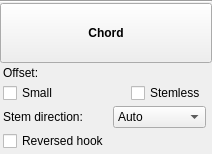
<?xml version="1.0" encoding="UTF-8"?>
<ui version="4.0">
 <class>InspectorChord</class>
 <widget class="QWidget" name="InspectorChord">
  <property name="geometry">
   <rect>
    <x>0</x>
    <y>0</y>
    <width>212</width>
    <height>154</height>
   </rect>
  </property>
  <property name="accessibleName">
   <string>Chord Inspector</string>
  </property>
  <layout class="QVBoxLayout" name="verticalLayout">
   <property name="spacing">
    <number>0</number>
   </property>
   <property name="leftMargin">
    <number>0</number>
   </property>
   <property name="topMargin">
    <number>0</number>
   </property>
   <property name="rightMargin">
    <number>0</number>
   </property>
   <property name="bottomMargin">
    <number>0</number>
   </property>
   <item>
    <widget class="QFrame" name="frame">
     <property name="frameShape">
      <enum>QFrame::HLine</enum>
     </property>
     <property name="frameShadow">
      <enum>QFrame::Sunken</enum>
     </property>
    </widget>
   </item>
   <item>
    <widget class="QToolButton" name="title">
     <property name="sizePolicy">
      <sizepolicy hsizetype="Preferred" vsizetype="Preferred">
       <horstretch>0</horstretch>
       <verstretch>0</verstretch>
      </sizepolicy>
     </property>
     <property name="font">
      <font>
       <bold>true</bold>
      </font>
     </property>
     <property name="text">
      <string>Chord</string>
     </property>
    </widget>
   </item>
   <item>
    <widget class="QWidget" name="panel" native="true">
     <layout class="QGridLayout" name="gridLayout">
      <property name="leftMargin">
       <number>3</number>
      </property>
      <property name="topMargin">
       <number>3</number>
      </property>
      <property name="rightMargin">
       <number>3</number>
      </property>
      <property name="bottomMargin">
       <number>3</number>
      </property>
      <property name="spacing">
       <number>3</number>
      </property>
      <item row="3" column="2">
       <widget class="Ms::ResetButton" name="resetStemDirection" native="true">
        <property name="sizePolicy">
         <sizepolicy hsizetype="Fixed" vsizetype="Preferred">
          <horstretch>0</horstretch>
          <verstretch>0</verstretch>
         </sizepolicy>
        </property>
        <property name="accessibleName">
         <string>Reset 'Stem direction' value</string>
        </property>
       </widget>
      </item>
      <item row="1" column="0" colspan="2">
       <layout class="QHBoxLayout" name="horizontalLayout_2">
        <item>
         <widget class="QLabel" name="label_2">
          <property name="sizePolicy">
           <sizepolicy hsizetype="Fixed" vsizetype="Preferred">
            <horstretch>0</horstretch>
            <verstretch>0</verstretch>
           </sizepolicy>
          </property>
          <property name="text">
           <string>Offset:</string>
          </property>
          <property name="alignment">
           <set>Qt::AlignLeading|Qt::AlignLeft|Qt::AlignVCenter</set>
          </property>
          <property name="buddy">
           <cstring>offset</cstring>
          </property>
         </widget>
        </item>
        <item>
         <widget class="Ms::OffsetSelect" name="offset" native="true">
          <property name="sizePolicy">
           <sizepolicy hsizetype="Expanding" vsizetype="Preferred">
            <horstretch>0</horstretch>
            <verstretch>0</verstretch>
           </sizepolicy>
          </property>
          <property name="accessibleName">
           <string>Offset</string>
          </property>
         </widget>
        </item>
       </layout>
      </item>
      <item row="2" column="0" colspan="2">
       <layout class="QHBoxLayout" name="horizontalLayout">
        <item>
         <widget class="QCheckBox" name="isSmall">
          <property name="focusPolicy">
           <enum>Qt::TabFocus</enum>
          </property>
          <property name="text">
           <string>Small</string>
          </property>
         </widget>
        </item>
        <item>
         <widget class="Ms::ResetButton" name="resetSmall" native="true">
          <property name="sizePolicy">
           <sizepolicy hsizetype="Fixed" vsizetype="Preferred">
            <horstretch>0</horstretch>
            <verstretch>0</verstretch>
           </sizepolicy>
          </property>
          <property name="maximumSize">
           <size>
            <width>18</width>
            <height>16777215</height>
           </size>
          </property>
          <property name="accessibleName">
           <string>Reset 'Small' value</string>
          </property>
         </widget>
        </item>
        <item>
         <spacer name="horizontalSpacer">
          <property name="orientation">
           <enum>Qt::Horizontal</enum>
          </property>
          <property name="sizeHint" stdset="0">
           <size>
            <width>0</width>
            <height>20</height>
           </size>
          </property>
         </spacer>
        </item>
        <item>
         <widget class="QCheckBox" name="stemless">
          <property name="focusPolicy">
           <enum>Qt::TabFocus</enum>
          </property>
          <property name="text">
           <string>Stemless</string>
          </property>
         </widget>
        </item>
       </layout>
      </item>
      <item row="3" column="1">
       <widget class="QComboBox" name="stemDirection">
        <property name="sizePolicy">
         <sizepolicy hsizetype="Expanding" vsizetype="Fixed">
          <horstretch>0</horstretch>
          <verstretch>0</verstretch>
         </sizepolicy>
        </property>
        <property name="accessibleName">
         <string>Stem direction</string>
        </property>
        <item>
         <property name="text">
          <string>Auto</string>
         </property>
        </item>
        <item>
         <property name="text">
          <string>Up</string>
         </property>
        </item>
        <item>
         <property name="text">
          <string>Down</string>
         </property>
        </item>
       </widget>
      </item>
      <item row="1" column="2">
       <widget class="Ms::ResetButton" name="resetOffset" native="true">
        <property name="sizePolicy">
         <sizepolicy hsizetype="Fixed" vsizetype="Preferred">
          <horstretch>0</horstretch>
          <verstretch>0</verstretch>
         </sizepolicy>
        </property>
        <property name="accessibleName">
         <string>Reset 'Offset' values</string>
        </property>
       </widget>
      </item>
      <item row="2" column="2">
       <widget class="Ms::ResetButton" name="resetStemless" native="true">
        <property name="sizePolicy">
         <sizepolicy hsizetype="Fixed" vsizetype="Preferred">
          <horstretch>0</horstretch>
          <verstretch>0</verstretch>
         </sizepolicy>
        </property>
        <property name="accessibleName">
         <string>Reset 'Stemless' value</string>
        </property>
       </widget>
      </item>
      <item row="3" column="0">
       <widget class="QLabel" name="label">
        <property name="sizePolicy">
         <sizepolicy hsizetype="Fixed" vsizetype="Preferred">
          <horstretch>0</horstretch>
          <verstretch>0</verstretch>
         </sizepolicy>
        </property>
        <property name="text">
         <string>Stem direction:</string>
        </property>
        <property name="alignment">
         <set>Qt::AlignLeading|Qt::AlignLeft|Qt::AlignVCenter</set>
        </property>
        <property name="buddy">
         <cstring>stemDirection</cstring>
        </property>
       </widget>
      </item>
      <item row="4" column="0">
       <widget class="QCheckBox" name="reverseHook">
        <property name="text">
         <string>Reversed hook</string>
        </property>
       </widget>
      </item>
      <item row="4" column="1">
       <widget class="Ms::ResetButton" name="resetReverseHook" native="true"/>
      </item>
     </layout>
    </widget>
   </item>
  </layout>
 </widget>
 <customwidgets>
  <customwidget>
   <class>Ms::ResetButton</class>
   <extends>QWidget</extends>
   <header>inspector/resetButton.h</header>
   <container>1</container>
  </customwidget>
  <customwidget>
   <class>Ms::OffsetSelect</class>
   <extends>QWidget</extends>
   <header>inspector/offsetSelect.h</header>
   <container>1</container>
  </customwidget>
 </customwidgets>
 <tabstops>
  <tabstop>title</tabstop>
  <tabstop>isSmall</tabstop>
  <tabstop>stemless</tabstop>
  <tabstop>stemDirection</tabstop>
 </tabstops>
 <resources/>
 <connections/>
</ui>
